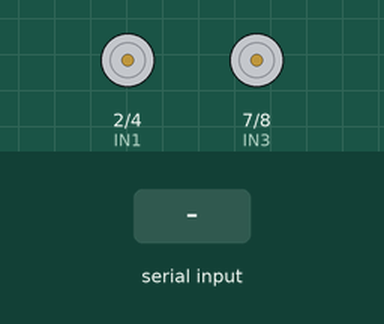
Recording of a sketch running on a simulated Arduino Uno, built with avr-gcc and run on an emulated ATmega328P. Parts: motor-driver pin pairs drawn as motors (green arrow = first pin HIGH = forward, orange = second pin HIGH = backward, longer = more drive, scaled by the enable pin). The inputs (shaded band) are chosen by the test bench.

Above: at 1.2 s.
1.3 s: "90,45\n" received over Serial
2.8 s: "30,150\n" received over Serial
4.3 s: "90\n" received over Serial
5.8 s: "F90\n" received over Serial
At 7.0 s:
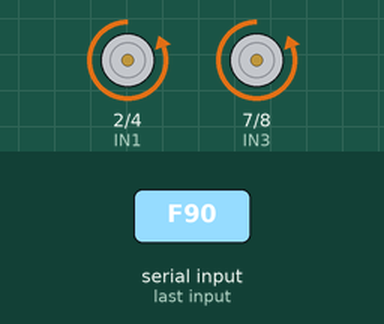
7.3 s: "5\n" received over Serial
At 8.2 s:
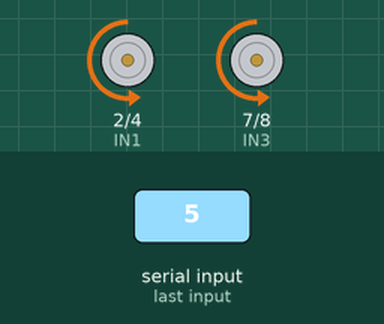
8.8 s: "200\n" received over Serial
At 9.3 s:
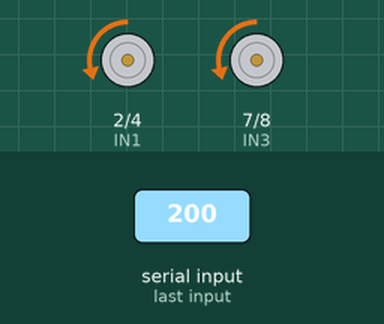
Timing chart, 0 to 11.3 s (numbered marks = the images above; inputs shaded):
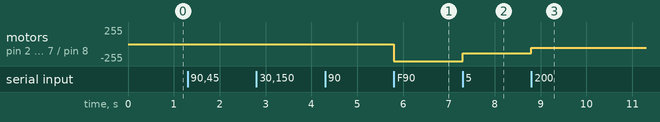

Measured:
- after the input at 5.8 s, motor on pin 2 (IN1) / pin 4 (IN2), motor on pin 7 (IN3) / pin 8 (IN4): stopped → backward 255/255 at once
- after the input at 7.3 s, motor on pin 2 (IN1) / pin 4 (IN2), motor on pin 7 (IN3) / pin 8 (IN4): backward 255/255 → backward 141/255 at once
- after the input at 8.8 s, motor on pin 2 (IN1) / pin 4 (IN2), motor on pin 7 (IN3) / pin 8 (IN4): backward 141/255 → backward 56/255 at once

The sketch:

futbolistaPWM.ino
```cpp
// Definimos los pines del driver H
#define IN1 2
#define IN2 4
#define IN3 7
#define IN4 8

// Pines de PWM para controlar la velocidad
#define PWM_A 6
#define PWM_B 9

int velocidad = 255; // Velocidad inicial al máximo

void setup() {
    // Configuración de los pines como salida
    pinMode(IN1, OUTPUT);
    pinMode(IN2, OUTPUT);
    pinMode(IN3, OUTPUT);
    pinMode(IN4, OUTPUT);
    pinMode(PWM_A, OUTPUT);
    pinMode(PWM_B, OUTPUT);

    // Inicializamos la comunicación serie para Bluetooth
    Serial.begin(9600);
}

void loop() {
    if (Serial.available()) {
        char command = Serial.read(); // Leer el comando Bluetooth

        // Si el comando es un número del '1' al '9', ajusta la velocidad
        if (command >= '1' && command <= '9') {
            int newSpeed = map(command - '0', 1, 9, 28, 255); // Convertir char a int y mapear
            velocidad = newSpeed;
        }

        // Aplicar la velocidad en los pines PWM
        analogWrite(PWM_A, velocidad);
        analogWrite(PWM_B, velocidad);

        // Control de movimiento
        switch (command) {
            case 'F': // Avanzar
                digitalWrite(IN1, LOW);
                digitalWrite(IN2, HIGH);
                digitalWrite(IN3, LOW);
                digitalWrite(IN4, HIGH);
                break;

            case 'B': // Retroceder
                digitalWrite(IN1, HIGH);
                digitalWrite(IN2, LOW);
                digitalWrite(IN3, HIGH);
                digitalWrite(IN4, LOW);
                break;

            case 'L': // Girar a la izquierda
                digitalWrite(IN1, LOW);
                digitalWrite(IN2, HIGH);
                digitalWrite(IN3, HIGH);
                digitalWrite(IN4, LOW);
                break;

            case 'R': // Girar a la derecha
                digitalWrite(IN1, HIGH);
                digitalWrite(IN2, LOW);
                digitalWrite(IN3, LOW);
                digitalWrite(IN4, HIGH);
                break;

            case 'S': // Detenerse
                digitalWrite(IN1, LOW);
                digitalWrite(IN2, LOW);
                digitalWrite(IN3, LOW);
                digitalWrite(IN4, LOW);
                break;
        }
    }
}
```
